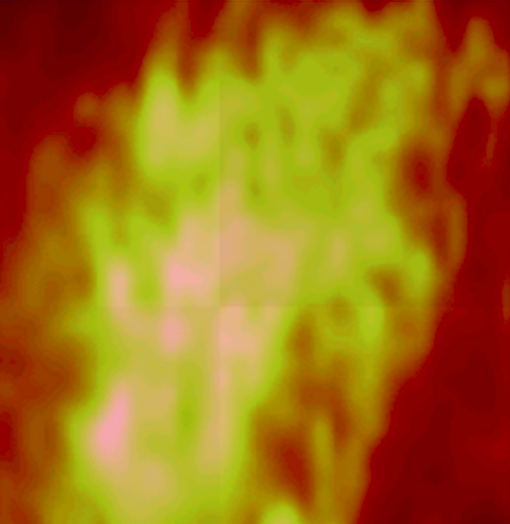
#> input picture Input/Surf.png, 510 x 524 px
$ python Surface_Analysis.py ../Input/Surf.png 1.0 1.0
#> lines starting #> are read from the running program, lines starting #| are printed output that depends on the picture
### Sources/Func_pyrough.py
# ---------------------------------------------------------------------------
#
# Title: Func_pyrough
#
# Authors: Jonathan Amodeo, Javier Gonzalez, Jennifer Izaguirre, Christophe Le Bourlot & Hugo Iteney
#
# Date: June 01, 2022
#
#
# Func_pyrough are all the functions used in pyrough. These are required to excute the Pyroughs main code.
#
#
# ---------------------------------------------------------------------------

import pygmsh
import meshio
import numpy as np
import sys
import matplotlib.pyplot as plt
from matplotlib import cm
import math
import scipy.special as sp
from wulffpack import SingleCrystal
from ase.build import bulk

np.set_printoptions(threshold=sys.maxsize)


# [1213 lines left out: functions rdnsurf, rho, theta, cylinder, box, sphere and 37 more, not called in this run]


####################################################################
####################### SURFACE ANALYSIS ###########################
####################################################################

def rough(x, y, H, C1, M, N):
    z = np.zeros(np.shape(x))
    listM = np.linspace(-M, M, 2 * M + 1)
    listN = np.linspace(-N, N, 2 * N + 1)
    k = 0
    for m in listM:
        for n in listN:
            if m == 0 and n == 0:
                pass
            else:
                mod = (m * m + n * n) ** (-1 * (1 + H))
                G = np.random.randn()
                U = -np.pi / 2 + np.pi * np.random.rand()
                zadd = C1 * G * mod * np.cos(2 * np.pi * (m * x + n * y) + U)
                z = z + zadd
            k += 1
    return (z)


def sigma(z):
    Z = z.flatten()
    l = np.mean(Z)
    return (round(np.sqrt(np.sum(np.power(Z - l, 2)) / len(Z)), 3))


def RMS(z):
    Z = z.flatten()
    return (round(np.sqrt(np.sum(Z * Z) / len(Z)), 3))


def sk(z):
    Z = z.flatten()
    l = np.mean(Z)
    return (round((1 / (sigma(z) ** 3 * len(Z))) * np.sum(np.power(Z - l, 3)), 3))


def Kurto(z):
    Z = z.flatten()
    l = np.mean(Z)
    return (round((1 / (sigma(z) ** 4 * len(Z))) * np.sum(np.power(Z - l, 4)), 3))


def rescale(D, scale):
    D = (D - np.min(D))
    D = D / np.max(D)
    lower = scale[0]
    upper = scale[1]
    Df = [lower + (upper - lower) * x for x in D]
    return (np.asarray(Df))


# [19 lines left out: functions lim_value, rescaleRMS, align_poly, not called in this run]

### Sources/Surface_Analysis.py
import pandas as pd
import numpy as np
import matplotlib.pyplot as plt
import Func_pyrough as func
from scipy import stats
import cv2
import sys

fig = plt.figure()

D = cv2.imread(sys.argv[1], 0)
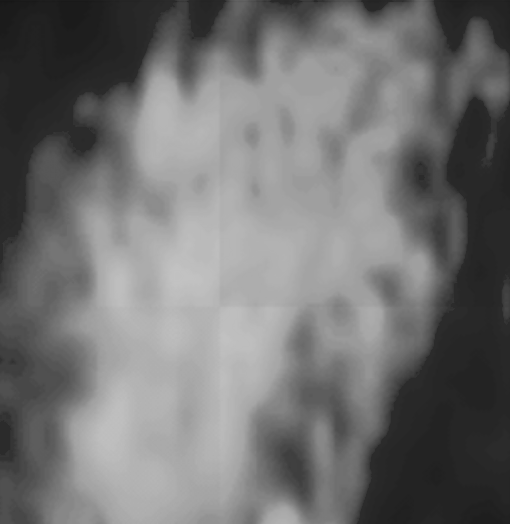
#> D: shape (524, 510); min 22, max 194, mean 113.8

scale = [float(sys.argv[2]), float(sys.argv[3])]
D = func.rescale(D, scale)
#> in rescale, `D = (D - np.min(D))`:
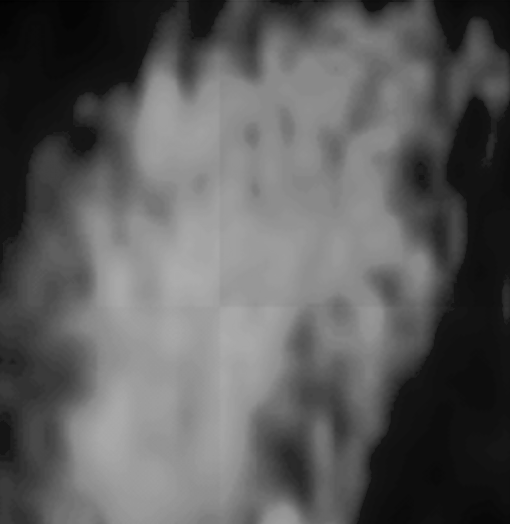
#> D: shape (524, 510); min 0, max 172, mean 91.8
#> in rescale, `D = D / np.max(D)`:
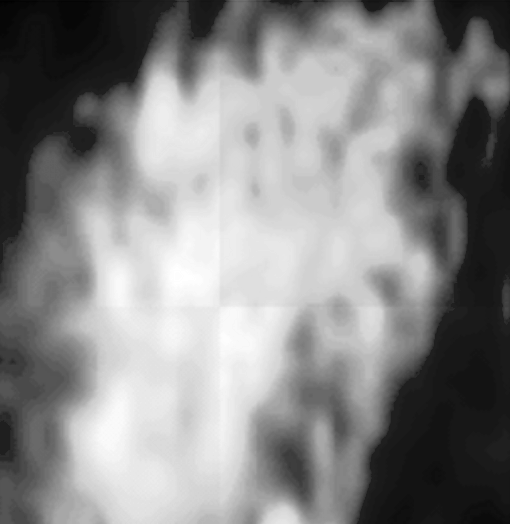
#> D: shape (524, 510) float64; min 0, max 1, mean 0.534
#> in rescale, `Df = [lower + (upper - lower) * x for x in D]`: Df = 524 items
#> in rescale, `return (np.asarray(Df))`: returned value: shape (524, 510) float64; every value is 1

print('Mean line : ', round(np.mean(D),2))
#| Mean line :  1.0
print('Deviation : ', func.sigma(D))
#> in sigma, `l = np.mean(Z)`: l = 1
#| Deviation :  0.0
print('RMS : ', func.RMS(D))
#| RMS :  1.0
print('Skewness : ', func.sk(D))
#| Skewness :  nan
print('Kurtosis : ', func.Kurto(D))
#| Kurtosis :  nan

ax1 = fig.add_subplot(1, 3, 1)
ax1.axis('off')
ax1.imshow(D, cmap='gray')

L = np.shape(D)[1]
#> L = 510
data = []
for i in range(L):
	data.append(D[i])
#> after the loop, data = 510 items
data = np.asarray(data)/np.max(data)
#> data: shape (510, 510) float64; every value is 1

x = np.arange(0,int(np.size(data,0)),1)
#> x = 510 values from 0 to 509
y = np.arange(0,int(np.size(data,1)),1)
#> y = 510 values from 0 to 509

z = data
npix = data.shape[0]
#> npix = 510

#taking the fourier transform
fourier_image = np.fft.fft2(data)

#Get power spectral density
fourier_amplitudes = np.abs(fourier_image)**2

#calculate sampling frequency fs (physical distance between pixels)
fs = 1/npix
#> fs = 0.00196
freq_shifted = fs/2 * np.linspace(-1,1,npix)
#> freq_shifted = 510 values from -0.00098 to 0.00098
freq = fs/2 * np.linspace(0,1,int(npix/2))
#> freq = 255 values from 0 to 0.00098

#constructing a wave vector array
## Get frequencies corresponding to signal PSD
kfreq = np.fft.fftfreq(npix) * npix

kfreq2D = np.meshgrid(kfreq, kfreq)

knrm = np.sqrt(kfreq2D[0]**2 + kfreq2D[1]**2)
knrm = knrm.flatten()

fourier_amplitudes = fourier_amplitudes.flatten()

#creating the power spectrum
kbins = np.arange(0.5, npix//2+1, 1.)
kvals = 0.5 * (kbins[1:] + kbins[:-1])

Abins, _, _ = stats.binned_statistic(knrm, fourier_amplitudes,
                                     statistic = "mean",
                                     bins = kbins)
#> Abins = 255 values, max 1.05e-23 at index 5, min 0 at index 0, mean 5.19e-26
Abins *= np.pi * (kbins[1:]**2 - kbins[:-1]**2)
#> Abins = 255 values, max 3.95e-22 at index 5, min 0 at index 0, mean 4.47e-24

X = kvals
Y = Abins
#> Y has the same summary as Abins

sup = 0
low = 125
m, b = np.polyfit(np.log(X[sup:low]), np.log(Y[sup:low]), 1)
#> m = nan; b = nan

H = -0.5*m-1
#> H = nan

print("Plotting power spectrum of surface ...")
#fig = plt.figure()
ax2 = fig.add_subplot(1, 3, 2)
ax2.loglog(X, Y)
ax2.loglog(X, np.exp(b)*np.power(X,m), label = 'H = '+str(round(H,2)))
ax2.legend()
#ax2.set_xlabel("Spatial Frequency $k$ [m-1]")
#ax2.set_ylabel("PSD $P(k)$")
#plt.tight_layout()

print("Construction of equivalent rough surface ...")
x = np.linspace(0,1,300)
y = x
xv, yv = np.meshgrid(x,y)
Z = func.rough(xv, yv, H, 1, 50,50)
#> after the loop in rough, `for m in listM:`: z: shape (300, 300) float64; every value is NaN or infinite
#> after the loop in rough, `for m in listM:`: k = 10201
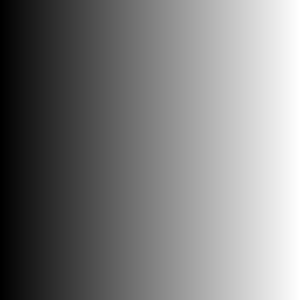
#> xv: shape (300, 300) float64; min 0, max 1, mean 0.5

ax3 = fig.add_subplot(1, 3, 3, projection='3d')
ax3.grid(False)
ax3.axis('off')
#> (the run stopped early here; a loop or call above may not have finished)
